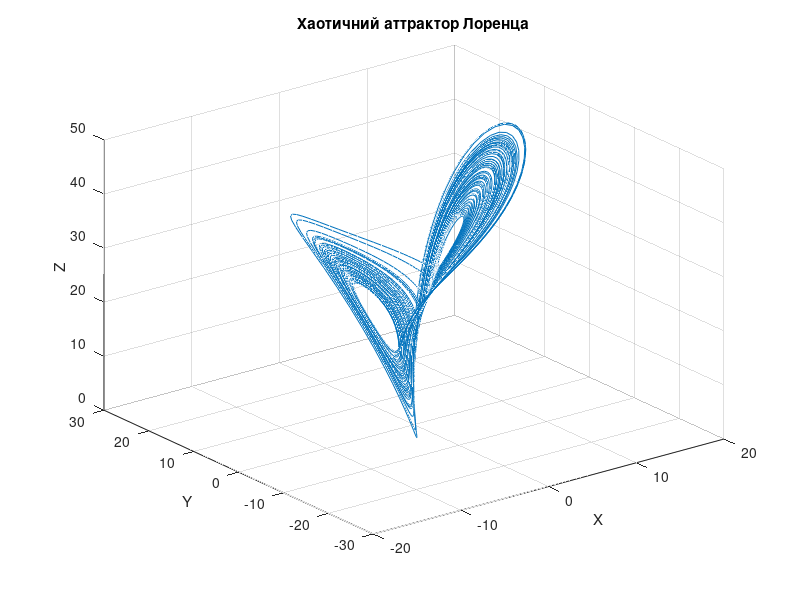

Source code (MATLAB):
% Параметри рівняння Лоренца
sigma = 10;
beta = 8/3;
rho = 28;

% Початкові умови
x0 = 0;
y0 = 1;
z0 = 20;

% Крок інтегрування
dt = 0.01;
tspan = 0:dt:100;

% Функція для рівнянь Лоренца
lorenz = @(t, xyz) [sigma * (xyz(2) - xyz(1)); ...
                    xyz(1) * (rho - xyz(3)) - xyz(2); ...
                    xyz(1) * xyz(2) - beta * xyz(3)];

% Розв'язок рівнянь Лоренца
[t, xyz] = ode45(lorenz, tspan, [x0, y0, z0]);

% Побудова аттрактора Лоренца
figure;
plot3(xyz(:,1), xyz(:,2), xyz(:,3));
xlabel('X');
ylabel('Y');
zlabel('Z');
title('Хаотичний аттрактор Лоренца');
grid on;
